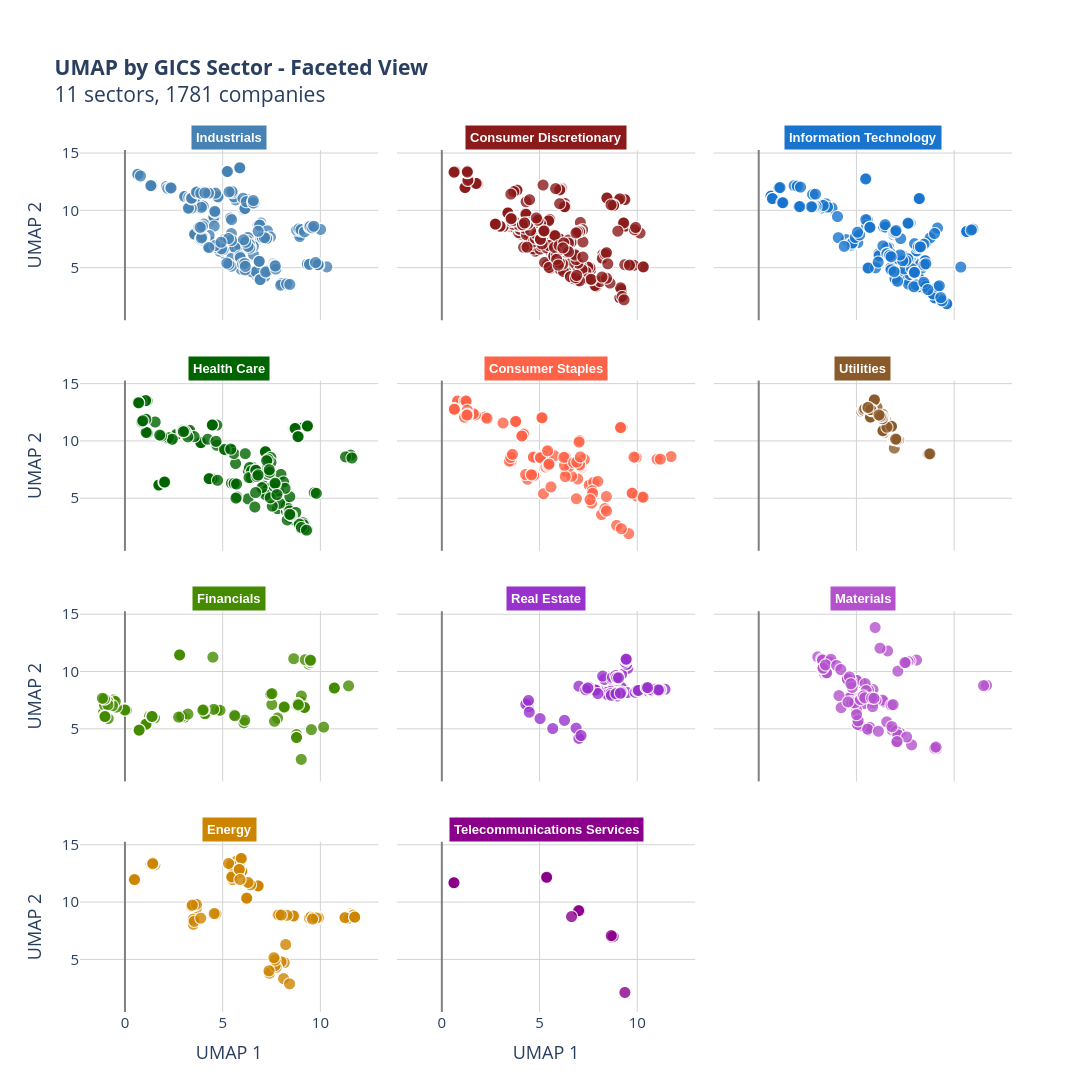

The code cell stored with this chart in its notebook:
### Code cell
### >> [Option] Plot 6: Interactive UMAP matplot
# Faceted UMAP plot
n_sectors = len(sectors)
n_cols = 3
n_rows = int(np.ceil(n_sectors / n_cols))

fig = px.scatter(
    df_umap,
    x='UMAP1',
    y='UMAP2',
    color='Sector',
    facet_col='Sector',
    facet_col_wrap=3,
    hover_name='Ticker',
    hover_data={
        'UMAP1': ':.2f',
        'UMAP2': ':.2f',
        'Sector': False,
        'Revenue': ':,.0f' if 'Revenue' in df_umap.columns else False,
        'Assets': ':,.0f' if 'Assets' in df_umap.columns else False,
    },
    title=f'<b>UMAP by GICS Sector - Faceted View</b><br>{n_sectors} sectors, {len(df_umap)} companies',
    labels={
        'UMAP1': 'UMAP 1',
        'UMAP2': 'UMAP 2'
    },
    color_discrete_map=sector_colors
)

fig.update_traces(
    marker=dict(
        size=12,
        opacity=0.8,
        line=dict(width=1, color='white')
    )
)

fig.update_layout(
    height=400 * n_rows,
    width=1600,
    showlegend=False,
    plot_bgcolor='white',
    font=dict(size=15),
    margin=dict(t=150)  # Increase top margin (default is ~100)
)

# Clean up facet titles
fig.for_each_annotation(lambda a: a.update(
    text=f"<b>{a.text.split('=')[-1]}</b>",
    font=dict(size=13, family="Arial", color='white'),
    bgcolor=sector_colors.get(a.text.split('=')[-1], 'gray'),
    borderpad=4
))

fig.update_xaxes(showgrid=True, gridcolor='lightgray', zeroline=True, zerolinecolor='gray')
fig.update_yaxes(showgrid=True, gridcolor='lightgray', zeroline=True, zerolinecolor='gray')

fig.show()


## >> save as html and png for sharing
FILE_NAME = f"UMAP_by_sectors_pca_reduced(n=20)_test10"
fig.write_html(f"{HTML_PATH}/{FILE_NAME}.html")
fig.write_image(f"{FIG_PATH}/{FILE_NAME}.png",
               width=1200, height=500,
               scale=3          # Scale factor (like DPI multiplier)
               )

# allow to open automatically in the default browser
webbrowser.open(f"{HTML_PATH}/{FILE_NAME}.html")

### Figure 1 — Plotly figure (JSON) as saved in the notebook; plotly's stock layout.template omitted (floating-point values rounded to 4 significant figures; data arrays with more than 128 entries replaced by an {"elided": "..."} marker saying what was removed)
{"data": [{"customdata": {"elided": "248x3 mixed values"}, "hovertemplate": "<b>%{hovertext}</b><br><br>UMAP 1=%{x:.2f}<br>UMAP 2=%{y:.2f}<br>Revenue=%{customdata[1]:,.0f}<br>Assets=%{customdata[2]:,.0f}<extra></extra>", "hovertext": {"elided": "248 str values"}, "legendgroup": "Industrials", "marker": {"color": "#4682b4", "line": {"color": "white", "width": 1}, "opacity": 0.8, "size": 12, "symbol": "circle"}, "mode": "markers", "name": "Industrials", "showlegend": true, "type": "scattergl", "x": {"elided": "248 float values"}, "xaxis": "x10", "y": {"elided": "248 float values"}, "yaxis": "y10"}, {"customdata": {"elided": "316x3 mixed values"}, "hovertemplate": "<b>%{hovertext}</b><br><br>UMAP 1=%{x:.2f}<br>UMAP 2=%{y:.2f}<br>Revenue=%{customdata[1]:,.0f}<br>Assets=%{customdata[2]:,.0f}<extra></extra>", "hovertext": {"elided": "316 str values"}, "legendgroup": "Consumer Discretionary", "marker": {"color": "#8B1A1A", "line": {"color": "white", "width": 1}, "opacity": 0.8, "size": 12, "symbol": "circle"}, "mode": "markers", "name": "Consumer Discretionary", "showlegend": true, "type": "scattergl", "x": {"elided": "316 float values"}, "xaxis": "x11", "y": {"elided": "316 float values"}, "yaxis": "y11"}, {"customdata": {"elided": "237x3 mixed values"}, "hovertemplate": "<b>%{hovertext}</b><br><br>UMAP 1=%{x:.2f}<br>UMAP 2=%{y:.2f}<br>Revenue=%{customdata[1]:,.0f}<br>Assets=%{customdata[2]:,.0f}<extra></extra>", "hovertext": {"elided": "237 str values"}, "legendgroup": "Information Technology", "marker": {"color": "#1874CD", "line": {"color": "white", "width": 1}, "opacity": 0.8, "size": 12, "symbol": "circle"}, "mode": "markers", "name": "Information Technology", "showlegend": true, "type": "scattergl", "x": {"elided": "237 float values"}, "xaxis": "x12", "y": {"elided": "237 float values"}, "yaxis": "y12"}, {"customdata": {"elided": "194x3 mixed values"}, "hovertemplate": "<b>%{hovertext}</b><br><br>UMAP 1=%{x:.2f}<br>UMAP 2=%{y:.2f}<br>Revenue=%{customdata[1]:,.0f}<br>Assets=%{customdata[2]:,.0f}<extra></extra>", "hovertext": {"elided": "194 str values"}, "legendgroup": "Health Care", "marker": {"color": "#006400", "line": {"color": "white", "width": 1}, "opacity": 0.8, "size": 12, "symbol": "circle"}, "mode": "markers", "name": "Health Care", "showlegend": true, "type": "scattergl", "x": {"elided": "194 float values"}, "xaxis": "x7", "y": {"elided": "194 float values"}, "yaxis": "y7"}, {"customdata": {"elided": "132x3 mixed values"}, "hovertemplate": "<b>%{hovertext}</b><br><br>UMAP 1=%{x:.2f}<br>UMAP 2=%{y:.2f}<br>Revenue=%{customdata[1]:,.0f}<br>Assets=%{customdata[2]:,.0f}<extra></extra>", "hovertext": {"elided": "132 str values"}, "legendgroup": "Consumer Staples", "marker": {"color": "#FF6347", "line": {"color": "white", "width": 1}, "opacity": 0.8, "size": 12, "symbol": "circle"}, "mode": "markers", "name": "Consumer Staples", "showlegend": true, "type": "scattergl", "x": {"elided": "132 float values"}, "xaxis": "x8", "y": {"elided": "132 float values"}, "yaxis": "y8"}, {"customdata": {"elided": "96x3 mixed values"}, "hovertemplate": "<b>%{hovertext}</b><br><br>UMAP 1=%{x:.2f}<br>UMAP 2=%{y:.2f}<br>Revenue=%{customdata[1]:,.0f}<br>Assets=%{customdata[2]:,.0f}<extra></extra>", "hovertext": ["AEE", "AEE", "AEE", "AEE", "AEP", "AEP", "AEP", "AEP", "AWK", "AWK", "AWK", "AWK", "CMS", "CMS", "CMS", "CMS", "CNP", "CNP", "CNP", "CNP", "D", "D", "D", "D", "DUK", "DUK", "DUK", "DUK", "ED", "ED", "ED", "ED", "EIX", "EIX", "EIX", "EIX", "ES", "ES", "ES", "ES", "ETR", "ETR", "ETR", "ETR", "EXC", "EXC", "EXC", "EXC", "FE", "FE", "FE", "FE", "LNT", "LNT", "LNT", "LNT", "NEE", "NEE", "NEE", "NEE", "PCG", "PCG", "PCG", "PCG", "PEG", "PEG", "PEG", "PEG", "PNW", "PNW", "PNW", "PNW", "PPL", "PPL", "PPL", "PPL", "SCG", "SCG", "SCG", "SCG", "SO", "SO", "SO", "SO", "SRE", "SRE", "SRE", "SRE", "WEC", "WEC", "WEC", "WEC", "XEL", "XEL", "XEL", "XEL"], "legendgroup": "Utilities", "marker": {"color": "#8B5A2B", "line": {"color": "white", "width": 1}, "opacity": 0.8, "size": 12, "symbol": "circle"}, "mode": "markers", "name": "Utilities", "showlegend": true, "type": "scattergl", "x": [6.445, 6.44, 6.573, 6.519, 5.699, 5.764, 5.703, 5.636, 8.707, 8.676, 8.726, 8.781, 6.452, 6.418, 6.465, 6.506, 6.364, 6.378, 6.376, 6.957, 6.329, 6.488, 5.866, 5.895, 5.29, 5.384, 5.36, 5.395, 6.401, 6.389, 6.326, 6.301, 6.013, 6.027, 5.934, 5.969, 6.814, 6.833, 6.81, 6.815, 6.34, 6.318, 6.389, 6.215, 5.562, 5.579, 5.585, 5.446, 5.71, 5.699, 5.738, 5.741, 6.935, 6.947, 6.961, 6.916, 5.751, 5.673, 5.613, 5.595, 5.815, 5.782, 5.745, 5.784, 6.401, 6.402, 6.401, 6.378, 7.136, 7.169, 7.091, 7.146, 6.071, 5.936, 5.927, 5.94, 6.966, 7.006, 7.003, 7.184, 5.607, 5.791, 5.743, 5.61, 6.33, 6.377, 6.331, 6.383, 7.102, 7.09, 7.029, 6.58, 6.351, 6.306, 6.242, 6.173], "xaxis": "x9", "y": [10.84, 10.91, 11.04, 11.2, 12.62, 12.65, 12.79, 12.86, 8.851, 8.884, 8.88, 8.902, 10.68, 10.76, 10.75, 10.81, 10.96, 10.89, 10.92, 9.4, 12.05, 11.95, 12.64, 12.71, 12.59, 12.64, 12.71, 12.72, 11.97, 12.0, 12.14, 12.2, 12.52, 12.54, 12.6, 12.58, 11.19, 11.2, 11.27, 11.31, 12.04, 12.03, 12.04, 12.05, 12.82, 12.79, 12.83, 12.84, 12.21, 12.15, 12.13, 12.11, 10.15, 10.14, 10.16, 10.19, 12.86, 12.9, 12.95, 12.95, 12.67, 12.69, 12.78, 12.76, 12.18, 12.19, 12.21, 12.34, 10.09, 10.05, 10.13, 10.11, 12.98, 13.59, 13.6, 13.62, 10.18, 10.17, 10.16, 10.11, 12.88, 12.77, 12.76, 12.96, 11.94, 12.0, 12.07, 12.13, 10.11, 10.14, 10.19, 11.23, 11.97, 12.15, 12.2, 12.3], "yaxis": "y9"}, {"customdata": {"elided": "211x3 mixed values"}, "hovertemplate": "<b>%{hovertext}</b><br><br>UMAP 1=%{x:.2f}<br>UMAP 2=%{y:.2f}<br>Revenue=%{customdata[1]:,.0f}<br>Assets=%{customdata[2]:,.0f}<extra></extra>", "hovertext": {"elided": "211 str values"}, "legendgroup": "Financials", "marker": {"color": "#458B00", "line": {"color": "white", "width": 1}, "opacity": 0.8, "size": 12, "symbol": "circle"}, "mode": "markers", "name": "Financials", "showlegend": true, "type": "scattergl", "x": {"elided": "211 float values"}, "xaxis": "x4", "y": {"elided": "211 float values"}, "yaxis": "y4"}, {"customdata": {"elided": "108x3 mixed values"}, "hovertemplate": "<b>%{hovertext}</b><br><br>UMAP 1=%{x:.2f}<br>UMAP 2=%{y:.2f}<br>Revenue=%{customdata[1]:,.0f}<br>Assets=%{customdata[2]:,.0f}<extra></extra>", "hovertext": ["AIV", "AIV", "AIV", "AIV", "AMT", "AMT", "AMT", "AMT", "AVB", "AVB", "AVB", "AVB", "BXP", "BXP", "BXP", "BXP", "CBG", "CBG", "CBG", "CBG", "CCI", "CCI", "CCI", "CCI", "DLR", "DLR", "DLR", "DLR", "EQIX", "EQIX", "EQIX", "EQIX", "EQR", "EQR", "EQR", "EQR", "ESS", "ESS", "ESS", "ESS", "EXR", "EXR", "EXR", "EXR", "FRT", "FRT", "FRT", "FRT", "GGP", "GGP", "GGP", "GGP", "HCN", "HCN", "HCN", "HCN", "HCP", "HCP", "HCP", "HCP", "HST", "HST", "HST", "HST", "IRM", "IRM", "IRM", "IRM", "KIM", "KIM", "KIM", "KIM", "MAA", "MAA", "MAA", "MAA", "MAC", "MAC", "MAC", "MAC", "O", "O", "O", "O", "SLG", "SLG", "SLG", "SLG", "SPG", "SPG", "SPG", "SPG", "UDR", "UDR", "UDR", "UDR", "VNO", "VNO", "VNO", "VNO", "VTR", "VTR", "VTR", "VTR", "WY", "WY", "WY", "WY"], "legendgroup": "Real Estate", "marker": {"color": "#9932CC", "line": {"color": "white", "width": 1}, "opacity": 0.8, "size": 12, "symbol": "circle"}, "mode": "markers", "name": "Real Estate", "showlegend": true, "type": "scattergl", "x": [8.482, 8.798, 9.147, 8.982, 9.304, 8.021, 8.83, 7.905, 10.58, 9.018, 10.68, 10.68, 9.112, 9.293, 9.258, 9.965, 4.459, 4.425, 4.322, 4.46, 7.922, 7.884, 7.039, 9.211, 9.013, 9.247, 8.511, 8.948, 8.009, 6.301, 7.038, 6.896, 9.458, 9.543, 9.454, 9.501, 9.237, 9.229, 8.676, 9.189, 10.75, 11.01, 11.04, 10.79, 9.982, 9.948, 10.04, 10.08, 9.103, 9.051, 9.224, 10.6, 8.968, 8.712, 8.941, 9.022, 10.99, 10.77, 9.302, 9.517, 8.348, 8.696, 8.826, 8.254, 7.482, 7.541, 7.396, 7.493, 9.227, 9.217, 9.92, 10.94, 9.122, 8.703, 8.935, 10.1, 10.02, 9.168, 11.45, 10.09, 11.23, 11.13, 11.18, 11.11, 9.002, 9.026, 9.484, 9.405, 10.49, 10.51, 10.49, 10.56, 8.974, 8.76, 8.923, 9.459, 9.432, 9.515, 9.457, 9.462, 8.998, 8.978, 8.98, 9.072, 4.498, 5.051, 7.149, 5.699], "xaxis": "x5", "y": [8.203, 8.209, 8.171, 8.256, 8.537, 8.414, 8.733, 8.46, 8.323, 7.883, 8.412, 8.46, 8.272, 8.309, 8.425, 8.402, 6.961, 7.245, 7.165, 7.492, 8.366, 8.401, 8.738, 8.625, 8.16, 8.221, 7.996, 8.187, 8.095, 5.751, 4.179, 5.072, 10.38, 10.29, 10.59, 10.66, 8.092, 8.162, 8.094, 8.167, 8.313, 8.407, 8.39, 8.358, 8.208, 8.196, 8.212, 8.219, 9.601, 9.517, 9.765, 8.667, 9.247, 9.31, 9.37, 9.396, 8.433, 8.428, 8.129, 8.18, 9.333, 9.423, 9.551, 9.618, 8.499, 8.66, 8.422, 8.569, 8.196, 8.224, 8.208, 8.477, 8.059, 7.943, 8.087, 8.344, 8.372, 8.13, 8.468, 8.366, 8.419, 8.421, 8.423, 8.409, 9.661, 9.674, 10.65, 10.85, 8.631, 8.642, 8.603, 8.61, 9.599, 9.513, 9.661, 11.0, 11.06, 11.04, 11.06, 11.1, 9.409, 9.461, 9.499, 9.467, 6.467, 5.908, 4.428, 5.037], "yaxis": "y5"}, {"customdata": {"elided": "95x3 mixed values"}, "hovertemplate": "<b>%{hovertext}</b><br><br>UMAP 1=%{x:.2f}<br>UMAP 2=%{y:.2f}<br>Revenue=%{customdata[1]:,.0f}<br>Assets=%{customdata[2]:,.0f}<extra></extra>", "hovertext": ["ALB", "ALB", "ALB", "ALB", "APD", "APD", "APD", "APD", "AVY", "AVY", "AVY", "AVY", "BLL", "BLL", "BLL", "BLL", "CF", "CF", "CF", "CF", "DD", "DD", "DD", "DD", "ECL", "ECL", "ECL", "ECL", "EMN", "EMN", "EMN", "EMN", "FCX", "FCX", "FCX", "FCX", "FMC", "FMC", "FMC", "FMC", "IFF", "IFF", "IFF", "IFF", "IP", "IP", "IP", "IP", "LYB", "LYB", "LYB", "LYB", "MLM", "MLM", "MLM", "MLM", "MON", "MON", "MON", "MON", "MOS", "MOS", "MOS", "MOS", "NEM", "NEM", "NEM", "NEM", "NUE", "NUE", "NUE", "NUE", "PPG", "PPG", "PPG", "PPG", "PX", "PX", "PX", "PX", "SEE", "SEE", "SEE", "SEE", "SHW", "SHW", "SHW", "SHW", "VMC", "VMC", "VMC", "VMC", "WRK", "WRK", "WRK"], "legendgroup": "Materials", "marker": {"color": "#B452CD", "line": {"color": "white", "width": 1}, "opacity": 0.8, "size": 12, "symbol": "circle"}, "mode": "markers", "name": "Materials", "showlegend": true, "type": "scattergl", "x": [7.099, 7.247, 7.06, 5.21, 8.095, 7.753, 5.864, 6.43, 4.659, 4.774, 4.787, 4.877, 4.545, 4.575, 4.7, 4.66, 9.115, 9.021, 9.09, 7.138, 3.317, 3.041, 3.247, 3.286, 5.63, 5.256, 5.07, 5.026, 4.758, 6.355, 5.469, 5.517, 3.391, 6.616, 6.226, 11.68, 6.797, 5.88, 5.408, 5.028, 6.571, 6.848, 7.061, 6.895, 4.744, 4.554, 4.551, 4.559, 3.476, 3.493, 3.647, 3.714, 5.631, 5.622, 5.117, 5.703, 3.29, 3.311, 3.435, 4.005, 7.844, 7.143, 4.124, 4.237, 5.975, 11.53, 6.834, 7.588, 5.081, 5.21, 5.077, 7.101, 6.014, 5.912, 4.217, 4.663, 7.656, 7.661, 7.554, 7.503, 4.789, 4.923, 5.229, 5.376, 5.848, 5.445, 5.801, 5.916, 5.104, 5.592, 5.025, 6.142, 4.59, 4.801, 4.738], "xaxis": "x6", "y": [3.936, 4.637, 3.889, 7.732, 11.02, 10.94, 8.443, 7.372, 7.341, 7.165, 7.292, 7.409, 7.472, 7.449, 7.848, 7.686, 3.264, 3.325, 3.424, 10.05, 10.86, 11.3, 11.11, 11.02, 8.403, 9.055, 9.239, 9.23, 7.39, 7.521, 8.965, 8.348, 9.815, 11.82, 12.06, 8.815, 7.089, 7.32, 7.213, 6.616, 5.621, 4.911, 4.779, 7.128, 9.228, 9.358, 9.331, 9.357, 9.859, 9.922, 10.87, 11.09, 4.877, 5.016, 5.794, 5.139, 10.28, 10.32, 10.6, 10.55, 3.613, 4.484, 7.918, 6.864, 13.86, 8.789, 5.202, 4.301, 5.432, 5.28, 5.392, 3.896, 7.504, 7.652, 10.19, 9.549, 10.88, 10.89, 10.81, 10.8, 7.264, 7.27, 7.574, 7.882, 6.954, 7.719, 7.713, 7.679, 5.713, 4.981, 6.252, 4.799, 7.367, 8.635, 8.949], "yaxis": "y6"}, {"customdata": {"elided": "124x3 mixed values"}, "hovertemplate": "<b>%{hovertext}</b><br><br>UMAP 1=%{x:.2f}<br>UMAP 2=%{y:.2f}<br>Revenue=%{customdata[1]:,.0f}<br>Assets=%{customdata[2]:,.0f}<extra></extra>", "hovertext": ["APA", "APA", "APA", "APA", "APC", "APC", "APC", "APC", "BHI", "BHI", "BHI", "BHI", "CHK", "CHK", "CHK", "CHK", "COG", "COG", "COG", "COG", "CVX", "CVX", "CVX", "CVX", "CXO", "CXO", "CXO", "CXO", "DVN", "DVN", "DVN", "DVN", "EOG", "EOG", "EOG", "EOG", "EQT", "EQT", "EQT", "EQT", "HAL", "HAL", "HAL", "HAL", "HES", "HES", "HES", "HES", "HP", "HP", "HP", "HP", "KMI", "KMI", "KMI", "KMI", "MPC", "MPC", "MPC", "MPC", "MRO", "MRO", "MRO", "MRO", "MUR", "MUR", "MUR", "MUR", "NBL", "NBL", "NBL", "NBL", "NFX", "NFX", "NFX", "NFX", "NOV", "NOV", "NOV", "NOV", "OKE", "OKE", "OKE", "OKE", "OXY", "OXY", "OXY", "OXY", "PSX", "PSX", "PSX", "PSX", "RRC", "RRC", "RRC", "RRC", "SE", "SE", "SE", "SE", "SWN", "SWN", "SWN", "SWN", "TSO", "TSO", "TSO", "TSO", "VLO", "VLO", "VLO", "VLO", "WMB", "WMB", "WMB", "WMB", "XEC", "XEC", "XEC", "XEC", "XOM", "XOM", "XOM", "XOM"], "legendgroup": "Energy", "marker": {"color": "#CD8500", "line": {"color": "white", "width": 1}, "opacity": 0.8, "size": 12, "symbol": "circle"}, "mode": "markers", "name": "Energy", "showlegend": true, "type": "scattergl", "x": [5.502, 5.612, 11.55, 11.81, 5.762, 5.517, 11.68, 11.43, 3.662, 3.549, 4.661, 7.397, 5.946, 5.961, 6.024, 11.75, 8.684, 9.44, 7.867, 7.823, 0.5176, 0.5113, 0.5371, 0.5319, 9.747, 8.624, 9.89, 8.233, 5.973, 5.728, 11.68, 11.48, 5.859, 5.666, 5.528, 11.63, 8.158, 7.998, 7.755, 7.688, 3.572, 3.549, 7.379, 11.57, 5.685, 5.506, 5.708, 11.55, 7.689, 7.631, 8.127, 8.433, 5.817, 5.488, 5.462, 5.474, 1.531, 1.319, 1.378, 1.449, 5.783, 5.764, 5.745, 11.45, 6.034, 5.976, 5.988, 11.64, 5.979, 5.953, 11.58, 11.28, 11.57, 8.297, 9.946, 11.79, 3.405, 3.663, 3.451, 4.572, 6.19, 6.194, 6.229, 6.238, 5.45, 5.305, 5.841, 11.68, 1.437, 1.432, 1.465, 1.438, 7.88, 8.004, 9.894, 11.46, 6.842, 6.837, 6.85, 6.816, 11.27, 9.66, 9.53, 11.76, 3.504, 3.502, 3.547, 3.883, 1.397, 1.418, 1.429, 1.424, 6.429, 6.302, 5.859, 5.895, 9.66, 9.802, 9.606, 11.77, 0.4646, 0.4699, 0.4674, 0.4935], "xaxis": "x", "y": [13.15, 13.14, 8.973, 8.7, 12.96, 11.97, 8.835, 8.759, 9.49, 9.702, 8.99, 3.796, 12.73, 12.6, 12.72, 8.798, 8.791, 8.634, 8.919, 8.884, 11.93, 11.92, 11.9, 11.89, 8.672, 8.802, 8.694, 6.306, 12.71, 13.17, 8.808, 8.819, 13.19, 13.58, 13.48, 8.845, 4.725, 4.795, 4.322, 4.47, 9.753, 9.793, 4.01, 8.847, 13.09, 13.46, 13.65, 8.817, 4.957, 5.154, 3.325, 2.871, 12.61, 12.29, 12.25, 12.21, 13.27, 13.38, 13.44, 13.37, 13.55, 13.54, 13.62, 8.735, 13.87, 13.82, 13.87, 8.722, 13.84, 13.82, 8.758, 8.687, 8.684, 8.857, 8.628, 8.695, 9.659, 9.809, 9.746, 9.012, 10.27, 10.26, 10.33, 10.36, 13.25, 13.39, 12.89, 8.872, 13.49, 13.5, 13.5, 13.47, 8.9, 8.881, 8.646, 8.606, 11.39, 11.44, 11.43, 11.43, 8.651, 8.656, 8.716, 8.699, 8.073, 8.523, 8.336, 8.607, 13.49, 13.48, 13.43, 13.36, 11.53, 11.73, 12.86, 11.99, 8.667, 8.623, 8.533, 8.706, 11.97, 11.97, 12.02, 11.97], "yaxis": "y"}, {"customdata": [["Telecommunications Services", 18376000000, 53940000000], ["Telecommunications Services", 18095000000, 51787000000], ["Telecommunications Services", 18031000000, 49103000000], ["Telecommunications Services", 17900000000, 47604000000], ["Telecommunications Services", 5011853000, 17733631000], ["Telecommunications Services", 4762000000, 16635484000], ["Telecommunications Services", 4772000000, 18810000000], ["Telecommunications Services", 5576000000, 27084000000], ["Telecommunications Services", 6376000000, 13307000000], ["Telecommunications Services", 6313000000, 12874000000], ["Telecommunications Services", 6777000000, 20947000000], ["Telecommunications Services", 8229000000, 24145000000], ["Telecommunications Services", 127434000000, 272315000000], ["Telecommunications Services", 128752000000, 277787000000], ["Telecommunications Services", 132447000000, 296834000000], ["Telecommunications Services", 146801000000, 402672000000], ["Telecommunications Services", 115846000000, 225222000000], ["Telecommunications Services", 120550000000, 274098000000], ["Telecommunications Services", 127079000000, 232616000000], ["Telecommunications Services", 131620000000, 244640000000]], "hovertemplate": "<b>%{hovertext}</b><br><br>UMAP 1=%{x:.2f}<br>UMAP 2=%{y:.2f}<br>Revenue=%{customdata[1]:,.0f}<br>Assets=%{customdata[2]:,.0f}<extra></extra>", "hovertext": ["CTL", "CTL", "CTL", "CTL", "FTR", "FTR", "FTR", "FTR", "LVLT", "LVLT", "LVLT", "LVLT", "T", "T", "T", "T", "VZ", "VZ", "VZ", "VZ"], "legendgroup": "Telecommunications Services", "marker": {"color": "#8B008B", "line": {"color": "white", "width": 1}, "opacity": 0.8, "size": 12, "symbol": "circle"}, "mode": "markers", "name": "Telecommunications Services", "showlegend": true, "type": "scattergl", "x": [5.345, 5.373, 5.378, 5.39, 8.726, 8.795, 8.697, 9.394, 7.075, 7.08, 7.021, 6.662, 0.6319, 0.6064, 0.6067, 0.6143, 0.6747, 0.6592, 0.6505, 0.6375], "xaxis": "x2", "y": [12.18, 12.14, 12.15, 12.19, 6.928, 7.012, 7.085, 2.119, 9.249, 9.246, 9.268, 8.744, 11.71, 11.75, 11.72, 11.68, 11.68, 11.66, 11.71, 11.71], "yaxis": "y2"}], "layout": {"annotations": [{"bgcolor": "#CD8500", "borderpad": 4, "font": {"color": "white", "family": "Arial", "size": 13}, "showarrow": false, "text": "<b>Energy</b>", "x": 0.16, "xanchor": "center", "xref": "paper", "y": 0.1975, "yanchor": "bottom", "yref": "paper"}, {"bgcolor": "#8B008B", "borderpad": 4, "font": {"color": "white", "family": "Arial", "size": 13}, "showarrow": false, "text": "<b>Telecommunications Services</b>", "x": 0.5, "xanchor": "center", "xref": "paper", "y": 0.1975, "yanchor": "bottom", "yref": "paper"}, {"bgcolor": "#458B00", "borderpad": 4, "font": {"color": "white", "family": "Arial", "size": 13}, "showarrow": false, "text": "<b>Financials</b>", "x": 0.16, "xanchor": "center", "xref": "paper", "y": 0.465, "yanchor": "bottom", "yref": "paper"}, {"bgcolor": "#9932CC", "borderpad": 4, "font": {"color": "white", "family": "Arial", "size": 13}, "showarrow": false, "text": "<b>Real Estate</b>", "x": 0.5, "xanchor": "center", "xref": "paper", "y": 0.465, "yanchor": "bottom", "yref": "paper"}, {"bgcolor": "#B452CD", "borderpad": 4, "font": {"color": "white", "family": "Arial", "size": 13}, "showarrow": false, "text": "<b>Materials</b>", "x": 0.84, "xanchor": "center", "xref": "paper", "y": 0.465, "yanchor": "bottom", "yref": "paper"}, {"bgcolor": "#006400", "borderpad": 4, "font": {"color": "white", "family": "Arial", "size": 13}, "showarrow": false, "text": "<b>Health Care</b>", "x": 0.16, "xanchor": "center", "xref": "paper", "y": 0.7325, "yanchor": "bottom", "yref": "paper"}, {"bgcolor": "#FF6347", "borderpad": 4, "font": {"color": "white", "family": "Arial", "size": 13}, "showarrow": false, "text": "<b>Consumer Staples</b>", "x": 0.5, "xanchor": "center", "xref": "paper", "y": 0.7325, "yanchor": "bottom", "yref": "paper"}, {"bgcolor": "#8B5A2B", "borderpad": 4, "font": {"color": "white", "family": "Arial", "size": 13}, "showarrow": false, "text": "<b>Utilities</b>", "x": 0.84, "xanchor": "center", "xref": "paper", "y": 0.7325, "yanchor": "bottom", "yref": "paper"}, {"bgcolor": "#4682b4", "borderpad": 4, "font": {"color": "white", "family": "Arial", "size": 13}, "showarrow": false, "text": "<b>Industrials</b>", "x": 0.16, "xanchor": "center", "xref": "paper", "y": 1, "yanchor": "bottom", "yref": "paper"}, {"bgcolor": "#8B1A1A", "borderpad": 4, "font": {"color": "white", "family": "Arial", "size": 13}, "showarrow": false, "text": "<b>Consumer Discretionary</b>", "x": 0.5, "xanchor": "center", "xref": "paper", "y": 1, "yanchor": "bottom", "yref": "paper"}, {"bgcolor": "#1874CD", "borderpad": 4, "font": {"color": "white", "family": "Arial", "size": 13}, "showarrow": false, "text": "<b>Information Technology</b>", "x": 0.84, "xanchor": "center", "xref": "paper", "y": 1, "yanchor": "bottom", "yref": "paper"}], "font": {"size": 15}, "height": 1600, "legend": {"title": {"text": "Sector"}, "tracegroupgap": 0}, "margin": {"t": 150}, "plot_bgcolor": "white", "showlegend": false, "title": {"text": "<b>UMAP by GICS Sector - Faceted View</b><br>11 sectors, 1781 companies"}, "width": 1600, "xaxis": {"anchor": "y", "domain": [0, 0.32], "gridcolor": "lightgray", "showgrid": true, "title": {"text": "UMAP 1"}, "zeroline": true, "zerolinecolor": "gray"}, "xaxis10": {"anchor": "y10", "domain": [0, 0.32], "gridcolor": "lightgray", "matches": "x", "showgrid": true, "showticklabels": false, "zeroline": true, "zerolinecolor": "gray"}, "xaxis11": {"anchor": "y11", "domain": [0.34, 0.66], "gridcolor": "lightgray", "matches": "x", "showgrid": true, "showticklabels": false, "zeroline": true, "zerolinecolor": "gray"}, "xaxis12": {"anchor": "y12", "domain": [0.68, 1.0], "gridcolor": "lightgray", "matches": "x", "showgrid": true, "showticklabels": false, "zeroline": true, "zerolinecolor": "gray"}, "xaxis2": {"anchor": "y2", "domain": [0.34, 0.66], "gridcolor": "lightgray", "matches": "x", "showgrid": true, "title": {"text": "UMAP 1"}, "zeroline": true, "zerolinecolor": "gray"}, "xaxis3": {"anchor": "y3", "domain": [0.68, 1.0], "gridcolor": "lightgray", "matches": "x", "showgrid": true, "title": {"text": "UMAP 1"}, "zeroline": true, "zerolinecolor": "gray"}, "xaxis4": {"anchor": "y4", "domain": [0, 0.32], "gridcolor": "lightgray", "matches": "x", "showgrid": true, "showticklabels": false, "zeroline": true, "zerolinecolor": "gray"}, "xaxis5": {"anchor": "y5", "domain": [0.34, 0.66], "gridcolor": "lightgray", "matches": "x", "showgrid": true, "showticklabels": false, "zeroline": true, "zerolinecolor": "gray"}, "xaxis6": {"anchor": "y6", "domain": [0.68, 1.0], "gridcolor": "lightgray", "matches": "x", "showgrid": true, "showticklabels": false, "zeroline": true, "zerolinecolor": "gray"}, "xaxis7": {"anchor": "y7", "domain": [0, 0.32], "gridcolor": "lightgray", "matches": "x", "showgrid": true, "showticklabels": false, "zeroline": true, "zerolinecolor": "gray"}, "xaxis8": {"anchor": "y8", "domain": [0.34, 0.66], "gridcolor": "lightgray", "matches": "x", "showgrid": true, "showticklabels": false, "zeroline": true, "zerolinecolor": "gray"}, "xaxis9": {"anchor": "y9", "domain": [0.68, 1.0], "gridcolor": "lightgray", "matches": "x", "showgrid": true, "showticklabels": false, "zeroline": true, "zerolinecolor": "gray"}, "yaxis": {"anchor": "x", "domain": [0, 0.1975], "gridcolor": "lightgray", "showgrid": true, "title": {"text": "UMAP 2"}, "zeroline": true, "zerolinecolor": "gray"}, "yaxis10": {"anchor": "x10", "domain": [0.8025, 1], "gridcolor": "lightgray", "matches": "y", "showgrid": true, "title": {"text": "UMAP 2"}, "zeroline": true, "zerolinecolor": "gray"}, "yaxis11": {"anchor": "x11", "domain": [0.8025, 1], "gridcolor": "lightgray", "matches": "y", "showgrid": true, "showticklabels": false, "zeroline": true, "zerolinecolor": "gray"}, "yaxis12": {"anchor": "x12", "domain": [0.8025, 1], "gridcolor": "lightgray", "matches": "y", "showgrid": true, "showticklabels": false, "zeroline": true, "zerolinecolor": "gray"}, "yaxis2": {"anchor": "x2", "domain": [0, 0.1975], "gridcolor": "lightgray", "matches": "y", "showgrid": true, "showticklabels": false, "zeroline": true, "zerolinecolor": "gray"}, "yaxis3": {"anchor": "x3", "domain": [0, 0.1975], "gridcolor": "lightgray", "matches": "y", "showgrid": true, "showticklabels": false, "zeroline": true, "zerolinecolor": "gray"}, "yaxis4": {"anchor": "x4", "domain": [0.2675, 0.465], "gridcolor": "lightgray", "matches": "y", "showgrid": true, "title": {"text": "UMAP 2"}, "zeroline": true, "zerolinecolor": "gray"}, "yaxis5": {"anchor": "x5", "domain": [0.2675, 0.465], "gridcolor": "lightgray", "matches": "y", "showgrid": true, "showticklabels": false, "zeroline": true, "zerolinecolor": "gray"}, "yaxis6": {"anchor": "x6", "domain": [0.2675, 0.465], "gridcolor": "lightgray", "matches": "y", "showgrid": true, "showticklabels": false, "zeroline": true, "zerolinecolor": "gray"}, "yaxis7": {"anchor": "x7", "domain": [0.535, 0.7325], "gridcolor": "lightgray", "matches": "y", "showgrid": true, "title": {"text": "UMAP 2"}, "zeroline": true, "zerolinecolor": "gray"}, "yaxis8": {"anchor": "x8", "domain": [0.535, 0.7325], "gridcolor": "lightgray", "matches": "y", "showgrid": true, "showticklabels": false, "zeroline": true, "zerolinecolor": "gray"}, "yaxis9": {"anchor": "x9", "domain": [0.535, 0.7325], "gridcolor": "lightgray", "matches": "y", "showgrid": true, "showticklabels": false, "zeroline": true, "zerolinecolor": "gray"}}}
